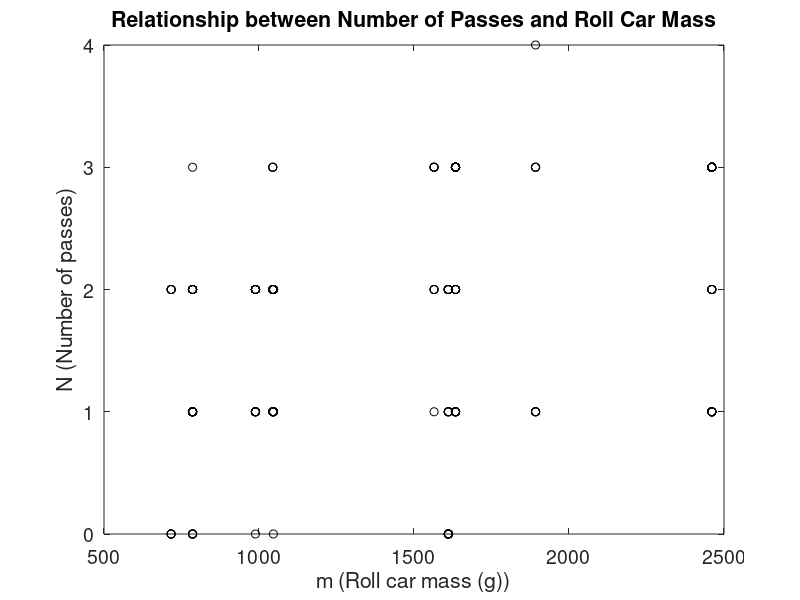

MATLAB code to generate this figure: (Note: this script raises an error after producing the figure.)
%% Determining the most important parameter.
% This function plots the number of passes against the roll car mass, the
% radius of gyration, and the drop height to determine which parameter is
% the most important.
load configurations_03_22_trimmed;

drop_height=[23.3,26.6,29.9,33.5,37.7,41.3,45.2,48.7,52.8,55.9]; % cm
passes=[];
mass=[];
r=[];
h_ID=[];

for m=1:length(combinedConfigurations_03_22)
    passes=[passes combinedConfigurations_03_22(m).passes];
    for n=1:combinedConfigurations_03_22(m).total_runs
        mass=[mass combinedConfigurations_03_22(m).m];
        r=[r combinedConfigurations_03_22(m).r];
        h_ID=[h_ID combinedConfigurations_03_22(m).h];
    end
end

h_actual=zeros(size(h_ID));
for m=1:length(h_actual)
    h_actual(m)=drop_height(h_ID(m));
end

%% Determining the most important parameter using data from 4/5.

load configurations_04_05_trimmed;

drop_height=[23.3,26.6,29.9,33.5,37.7,41.3,45.2,48.7,52.8,55.9]; % cm
passes=[];
mass=[];
r=[];
h_ID=[];

for m=1:length(combinedConfigurations_04_05)
    passes=[passes combinedConfigurations_04_05(m).passes];
    for n=1:combinedConfigurations_04_05(m).total_runs
        mass=[mass combinedConfigurations_04_05(m).m];
        r=[r combinedConfigurations_04_05(m).r];
        h_ID=[h_ID combinedConfigurations_04_05(m).h];
    end
end

h_actual=zeros(size(h_ID));
for m=1:length(h_actual)
    h_actual(m)=drop_height(h_ID(m));
end
%% Determining the most important parameter using data from 4/12.

load configurations_04_12_trimmed;

drop_height=[23.3,26.6,29.9,33.5,37.7,41.3,45.2,48.7,52.8,55.9]; % cm
passes=[];
mass=[];
r=[];
h_ID=[];

for m=1:length(combinedConfigurations_04_12)
    passes=[passes combinedConfigurations_04_12(m).passes];
    for n=1:combinedConfigurations_04_12(m).total_runs
        mass=[mass combinedConfigurations_04_12(m).m];
        r=[r combinedConfigurations_04_12(m).r];
        h_ID=[h_ID combinedConfigurations_04_12(m).h];
    end
end

h_actual=zeros(size(h_ID));
for m=1:length(h_actual)
    h_actual(m)=drop_height(h_ID(m));
end

%% Figure 1: passes vs m

figure(1);
plot(mass,passes,'ko');
xlabel('m (Roll car mass (g))');
ylabel('N (Number of passes)');
title('Relationship between Number of Passes and Roll Car Mass');
set(gca,'FontSize',14);

m_p_mdl=fitlm(mass,passes);
disp(['Number passes vs mass: R^2 =' num2str(m_p_mdl.Rsquared.Ordinary)]);

mass_reg=linspace(min(mass),max(mass),100);
mass_coeff=m_p_mdl.Coefficients.Estimate;
passes_m_reg=mass_coeff(1)+mass_coeff(2)*mass_reg;

hold on;
plot(mass_reg,passes_m_reg,'k-');
ylim([0 max(passes)+1]);

legend('Data',['Linear regression']); 
a=annotation('textbox',[.2 .8 .1 .1],'String',['N = ' num2str(mass_coeff(1),3) ... 
    ' + ' num2str(mass_coeff(2),3) 'm' char(10) 'R^2 = ' ...
    num2str(m_p_mdl.Rsquared.Ordinary,3)]);
set(a,'FontSize',14);

saveas(gcf,'/Users/UmColin/Documents/SHARED/6Sp18/6ME107/Roll Car/Github/ME107/RollCarCode/Graphs/MostImportantParameter/m_passes.jpg');
%% Figure 2: passes vs r_g

figure(2);
plot(r,passes,'ko');
xlabel('r_g (Radius of gyration (mm))');
ylabel('N (Number of passes)');
title('Relationship between Number of Passes and Roll Car R_g');
set(gca,'FontSize',14);

r_p_mdl=fitlm(r,passes);
disp(['Number passes vs r_g: R^2 =' num2str(r_p_mdl.Rsquared.Ordinary)]);

r_reg=linspace(min(r),max(r),100);
r_coeff=r_p_mdl.Coefficients.Estimate;
passes_r_reg=r_coeff(1)+r_coeff(2)*r_reg;

hold on;
plot(r_reg,passes_r_reg,'k-');
ylim([0 max(passes)+1]);

legend('Data',['Linear regression']); 
a=annotation('textbox',[.2 .8 .1 .1],'String',['N = ' num2str(r_coeff(1),3) ... 
    ' - ' num2str(-1*r_coeff(2),3) 'r_g' char(10) 'R^2 = ' ...
    num2str(r_p_mdl.Rsquared.Ordinary,3)]);
set(a,'FontSize',14);

saveas(gcf,'/Users/UmColin/Documents/SHARED/6Sp18/6ME107/Roll Car/Github/ME107/RollCarCode/Graphs/MostImportantParameter/r_passes.jpg');
%% Figure 3: passes vs h_actual

figure(3);
plot(h_actual,passes,'ko');
xlabel('h (Drop height (cm))');
ylabel('N (Number of passes)');
title('Relationship between Number of Passes and Drop Height');
set(gca,'FontSize',14);

h_actual_p_mdl=fitlm(h_actual,passes);
disp(['Number passes vs h_actual: R^2 =' num2str(h_actual_p_mdl.Rsquared.Ordinary)]);

h_actual_reg=linspace(min(h_actual),max(h_actual),100);
h_actual_coeff=h_actual_p_mdl.Coefficients.Estimate;
passes_h_actual_reg=h_actual_coeff(1)+h_actual_coeff(2)*h_actual_reg;

hold on;
plot(h_actual_reg,passes_h_actual_reg,'k-');
ylim([0 max(passes)+1]);

legend('Data',['Linear regression']); 
a=annotation('textbox',[.2 .8 .1 .1],'String',['N = ' num2str(h_actual_coeff(1),3) ... 
    ' + ' num2str(h_actual_coeff(2),3) 'h' char(10) 'R^2 = ' ...
    num2str(h_actual_p_mdl.Rsquared.Ordinary,3)]);
set(a,'FontSize',14);

saveas(gcf,'/Users/UmColin/Documents/SHARED/6Sp18/6ME107/Roll Car/Github/ME107/RollCarCode/Graphs/MostImportantParameter/h_actual_passes.jpg');